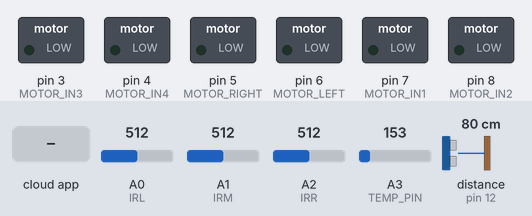
Simulated run of this sketch. Board: Arduino Uno, built with avr-gcc and run on an emulated ATmega328P. Shown: switched loads named in the sketch (green lamp = pin HIGH). Wiring (inferred from the names in the program): ultrasonic range finder: trigger pin 11; echo pin 12. The test bench sets the inputs (shaded band); at power-on: A0 (IRL) = 512, A1 (IRM) = 512, A2 (IRR) = 512, A3 (TEMP_PIN) = 153, distance to the obstacle (sensor on pin 12) 80 cm. The echo pulse lasts 58.3 µs per cm; the ROS host is connected and sends only what is stated; pins used as bus, display or sensor lines are not drawn.

Above: at 1.2 s.
1.3 s: the phone or cloud app sets linear.x to -100
At 1.9 s:
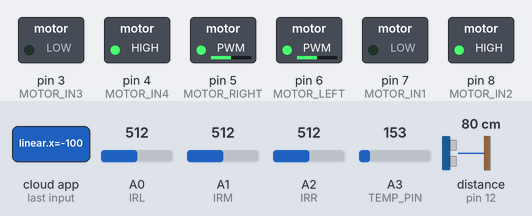
2.8 s: the phone or cloud app sets angular.z to -100
At 3.1 s:
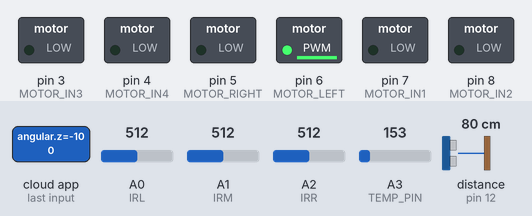
4.3 s: the phone or cloud app sets linear.x to 0
At 5.5 s:
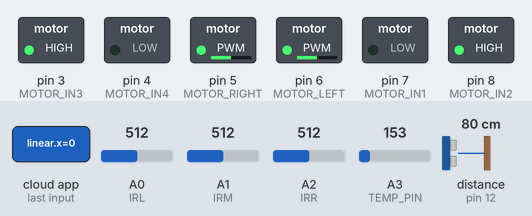
5.8 s: the phone or cloud app sets angular.z to 100
At 6.6 s:
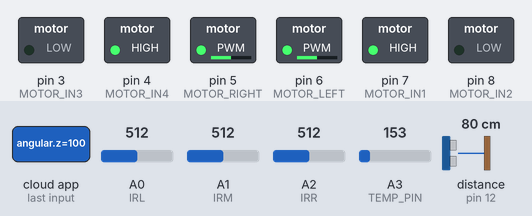
7.3 s: the phone or cloud app sets linear.x to -100
At 7.7 s:
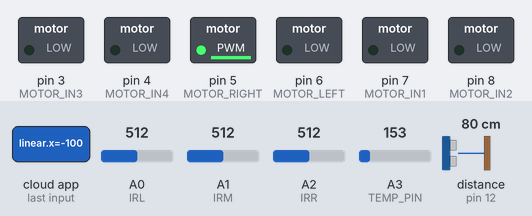
8.8 s: the phone or cloud app sets linear.x to 100
At 10.1 s:
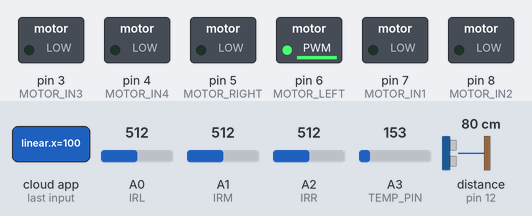
Timing chart, 0 to 11.3 s (numbered marks = the images above; inputs shaded):
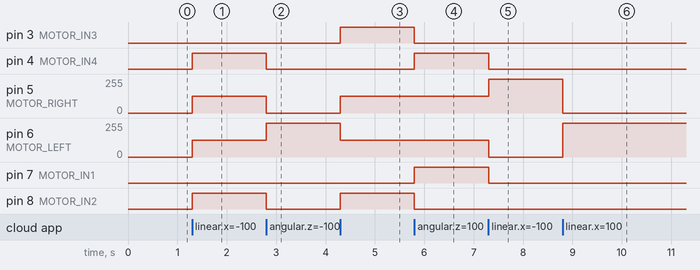

The sketch:

Master.ino
```cpp
#include <ros.h>
#include <math.h>
#include <std_msgs/Float32.h>
#include <geometry_msgs/Twist.h>
#include <std_msgs/Float32MultiArray.h>


#define TRIGPIN 11
#define ECHOPIN 12
#define TEMP_PIN A3

#define IRL A0
#define IRM A1
#define IRR A2


#define MOTOR_RIGHT 5 //
#define MOTOR_LEFT 6 //
#define MOTOR_IN1 7 //in 1 motor connection
#define MOTOR_IN2 8 //in 2 motor connection
#define MOTOR_IN3 3 //in 3 motor connection
#define MOTOR_IN4 4 //in 4 motor connection

float wheelR=0;
float wheelL=0;


int tempInput=0;

float irArray[3]={0, 0, 0};

std_msgs::Float32 sonar_msg;
std_msgs::Float32 temp_msg;
std_msgs::Float32MultiArray ir_msg;

ros::Publisher pub_sonar("sonar",&sonar_msg);
ros::Publisher pub_temp("temp",&temp_msg);
ros::Publisher pub_ir("ir",&ir_msg);
ros::NodeHandle nh;

void motorcb(const geometry_msgs::Twist& Twist){
  float x_lin=0;
  float z_ang=0;
  float lin=0;
  float ang=0;
  x_lin=Twist.linear.x;
  z_ang=Twist.angular.z;
  if (x_lin > 1){
    lin =1;
  }
  else if (x_lin < -1){
    lin =-1;
  }
  else{
    lin=x_lin;
  }
  if (z_ang > 1){
    ang=1;
  }
  else if (z_ang < -1){
    ang=-1;
  }
  else {
    ang=z_ang;
  }
  wheelL=lin+ang;
  wheelR=lin-ang;

  if (wheelR >0 && wheelL > 0){
    digitalWrite(MOTOR_IN1,HIGH);
    digitalWrite(MOTOR_IN2,LOW);
    digitalWrite(MOTOR_IN3,HIGH);
    digitalWrite(MOTOR_IN4,LOW);
  }
  else if(wheelR < 0 && wheelL < 0){
    digitalWrite(MOTOR_IN1,LOW);
    digitalWrite(MOTOR_IN2,HIGH);
    digitalWrite(MOTOR_IN3,LOW);
    digitalWrite(MOTOR_IN4,HIGH);
  }
  else if(wheelR < 0 && wheelL > 0){
    digitalWrite(MOTOR_IN1,HIGH);
    digitalWrite(MOTOR_IN2,LOW);
    digitalWrite(MOTOR_IN3,LOW);
    digitalWrite(MOTOR_IN4,HIGH);
  }
  else if(wheelR > 0 && wheelL < 0){
    digitalWrite(MOTOR_IN1,LOW);
    digitalWrite(MOTOR_IN2,HIGH);
    digitalWrite(MOTOR_IN3,HIGH);
    digitalWrite(MOTOR_IN4,LOW);
  }
  else{
    digitalWrite(MOTOR_IN1,LOW);
    digitalWrite(MOTOR_IN2,LOW);
    digitalWrite(MOTOR_IN3,LOW);
    digitalWrite(MOTOR_IN4,LOW);
  }

  wheelL=abs(wheelL)*127;
  wheelR=abs(wheelR)*127;

  analogWrite(MOTOR_LEFT,wheelL);
  analogWrite(MOTOR_RIGHT,wheelR);


}


ros::Subscriber<geometry_msgs::Twist> motorSub("cmd_vel",motorcb);

float duration;
int distance;

void setup() {
  nh.initNode();
  nh.advertise(pub_sonar);
  nh.advertise(pub_temp);
  nh.advertise(pub_ir);
  nh.subscribe(motorSub);
  pinMode(TRIGPIN,OUTPUT);
  pinMode(ECHOPIN,INPUT);
  pinMode(TEMP_PIN,INPUT);
  pinMode(IRL, INPUT);
  pinMode(IRM, INPUT);
  pinMode(IRR, INPUT);
  pinMode(MOTOR_RIGHT,OUTPUT);
  pinMode(MOTOR_LEFT,OUTPUT);
  pinMode(MOTOR_IN1,OUTPUT);
  pinMode(MOTOR_IN2,OUTPUT);
  pinMode(MOTOR_IN3,OUTPUT);
  pinMode(MOTOR_IN4,OUTPUT);

  // put your setup code here, to run once:

}

long publisher_timer;


void loop() {
  if(millis()>publisher_timer){
    irArray[0]=analogRead(IRL);
    irArray[1]=analogRead(IRM);
    irArray[2]=analogRead(IRR);
    ir_msg.data=irArray;
    ir_msg.data_length=3;
    pub_ir.publish(&ir_msg);


    digitalWrite(TRIGPIN, LOW);
    delayMicroseconds(2);
    digitalWrite(TRIGPIN,HIGH);
    delayMicroseconds(10);
    digitalWrite(TRIGPIN,LOW);
    duration =pulseIn(ECHOPIN,HIGH);
    distance =duration*0.034/2;
    sonar_msg.data=distance;
    pub_sonar.publish(&sonar_msg);


    float temp;
    tempInput= analogRead(TEMP_PIN);
    temp=(float)tempInput;
    temp=(((temp*5)-0.5)*100);
    //temp=(temp-32)/1.8;
    temp_msg.data=temp;
    pub_temp.publish(&temp_msg);


    publisher_timer=millis()+50;
  }


  // put your main code here, to run repeatedly:

nh.spinOnce();
}
```

Measured:
- after the input at 1.3 s, pin 4 (MOTOR_IN4), pin 8 (MOTOR_IN2): LOW → HIGH at once; pin 5 (MOTOR_RIGHT), pin 6 (MOTOR_LEFT): 0/255 → 127/255 at once
- after the input at 2.8 s, pin 4 (MOTOR_IN4), pin 8 (MOTOR_IN2): HIGH → LOW at once; pin 5 (MOTOR_RIGHT): 127/255 → 0/255 at once; pin 6 (MOTOR_LEFT): 127/255 → 254/255 at once
- after the input at 4.3 s, pin 3 (MOTOR_IN3), pin 8 (MOTOR_IN2): LOW → HIGH at once; pin 5 (MOTOR_RIGHT): 0/255 → 127/255 at once; pin 6 (MOTOR_LEFT): 254/255 → 127/255 at once
- after the input at 5.8 s, pin 3 (MOTOR_IN3), pin 8 (MOTOR_IN2): HIGH → LOW at once; pin 4 (MOTOR_IN4), pin 7 (MOTOR_IN1): LOW → HIGH at once
- after the input at 7.3 s, pin 4 (MOTOR_IN4), pin 7 (MOTOR_IN1): HIGH → LOW at once; pin 5 (MOTOR_RIGHT): 127/255 → 254/255 at once; pin 6 (MOTOR_LEFT): 127/255 → 0/255 at once
- after the input at 8.8 s, pin 5 (MOTOR_RIGHT): 254/255 → 0/255 at once; pin 6 (MOTOR_LEFT): 0/255 → 254/255 at once
